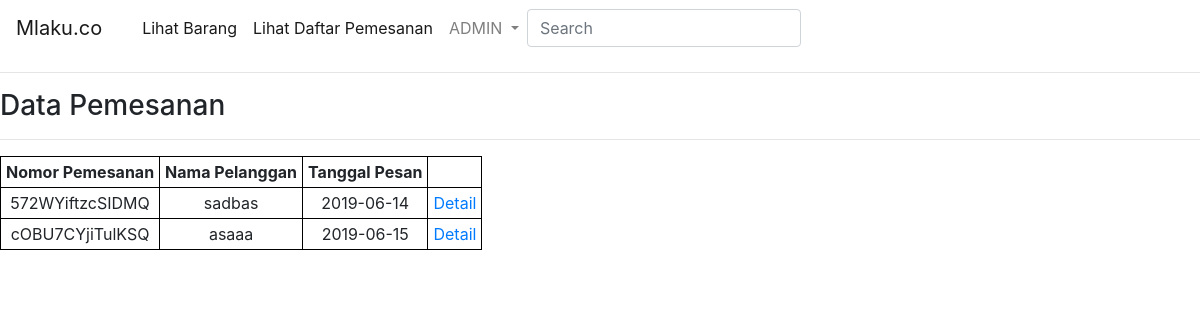
The page /admin/lihatpesanan.php on the database its author committed.
### tables this page shows
CREATE TABLE `pemesanan` (
  `id_pesan` int(11) NOT NULL,
  `id_pelanggan` varchar(20) NOT NULL,
  `nama_pelanggan` varchar(50) NOT NULL,
  `email` varchar(25) NOT NULL,
  `no_pemesanan` varchar(15) NOT NULL
);

CREATE TABLE `detailpemesanan` (
  `no_pemesanan` varchar(15) NOT NULL,
  `lama_pesan` int(11) NOT NULL,
  `total_harga` int(11) NOT NULL,
  `tanggal_pesan` date NOT NULL
);

### admin/lihatpesanan.php (the view, shortened to what this page needs)
<html>
<head>
    <link rel="stylesheet" href="https://maxcdn.bootstrapcdn.com/bootstrap/4.0.0/css/bootstrap.min.css">
    <link rel="stylesheet" href="../css/style.css">
</head>
<body>
  <nav class="navbar navbar-expand-md navbar-light">
    <a class="navbar-brand a" href="index.php">Mlaku.co</a>
    <div class="collapse navbar-collapse sticky" id="navbarSupportedContent">
        <ul class="navbar-nav mr-auto pl-2">
        <ul class="navbar-nav mr-auto pl-2">
            <li class="nav-item active">
                <a class="nav-link" href="view.php">Lihat Barang <span class="sr-only">(current)</span></a>
            </li>
            <li class="nav-item active">
                <a class="nav-link" href="lihatpesanan.php">Lihat Daftar Pemesanan <span class="sr-only">(current)</span></a>
            </li>
        </ul>
        <a class="nav-link dropdown-toggle" href="#" id="navbarDropdown" role="button" data-toggle="dropdown" aria-haspopup="true" aria-expanded="false">
            ADMIN
        </a>
        <form class="form-inline my-2 my-lg-0" method="GET" action="pencarian.php">
            <input class="form-control mr-sm-2" type="text" name="search" placeholder="Search" aria-label="Search" onkeyup="this.value = this.value.toLowerCase();">
        </form>
    </div>
</nav>
<hr>
<h3>Data Pemesanan</h3><hr>
<table border="1" cellpadding="8">
<tr>
  <th>Nomor Pemesanan</th>
  <th>Nama Pelanggan</th>
  <th>Tanggal Pesan</th>
</tr>
<?php
include "../dbconnect.php";
$query = "SELECT d.no_pemesanan as 'nopes', p.nama_pelanggan as 'napel', d.tanggal_pesan as 'tglpsn' FROM detailpemesanan d, pemesanan p WHERE p.no_pemesanan=d.no_pemesanan";
$sql = mysqli_query($konek, $query);
$row = mysqli_num_rows($sql);
if($row > 0){
  while($data = mysqli_fetch_array($sql)){
    echo "<tr>";
    echo "<td>".$data['nopes']."</td>";
    echo "<td>".$data['napel']."</td>";
    echo "<td>".$data['tglpsn']."</td>";
    echo "<td><a href='detailpesanan.php?nomorpemesanan=".$data['nopes']."'>Detail</a></td>";
    echo "</tr>";
  }
}else{
  echo "<tr><td colspan='4'>Data tidak ada</td></tr>";
}
?>
</table>
</body>
</html>

### css/style.css (style rules this page uses)
table, th, td { border: 1px solid black; border-collapse: collapse; }
th, td { padding: 5px; text-align: center; }

### rows shown on the page
pemesanan: no_pemesanan.no_pemesanan "572WYiftzcSIDMQ", nama_pelanggan "sadbas", no_pemesanan.tanggal_pesan "2019-06-14"
pemesanan: no_pemesanan.no_pemesanan "cOBU7CYjiTulKSQ", nama_pelanggan "asaaa", no_pemesanan.tanggal_pesan "2019-06-15"
